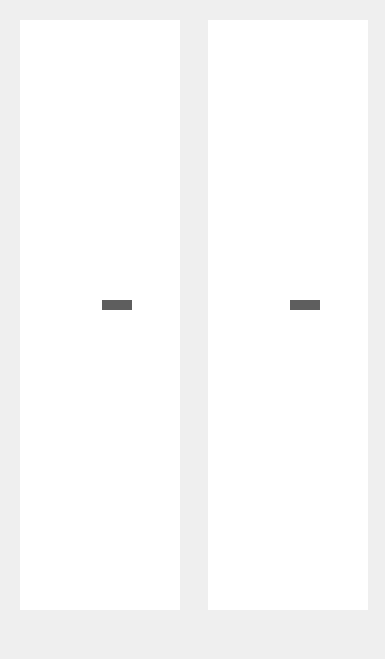
       <widget class="QWidget" name="widget_11">
        <widget class="QGroupBox" name="groupBox_26">
         <property name="geometry">
          <rect>
           <x>10</x>
           <y>0</y>
           <width>178</width>
           <height>650</height>
          </rect>
         </property>
         <property name="styleSheet">
          <string notr="true">border: 0px;</string>
         </property>
         <property name="title">
          <string/>
         </property>
         <widget class="QLabel" name="label_136">
          <property name="geometry">
           <rect>
            <x>21</x>
            <y>620</y>
            <width>132</width>
            <height>28</height>
           </rect>
          </property>
          <property name="styleSheet">
           <string notr="true">color: rgb(255, 255, 255);
border: 0px;
text-align: left;
font: 18px 'Roboto';</string>
          </property>
          <property name="text">
           <string/>
          </property>
          <property name="alignment">
           <set>Qt::AlignLeading|Qt::AlignLeft|Qt::AlignVCenter</set>
          </property>
         </widget>
         <widget class="MouseMoveFunction" name="mouseMoveFunction_2">
          <property name="geometry">
           <rect>
            <x>10</x>
            <y>20</y>
            <width>160</width>
            <height>590</height>
           </rect>
          </property>
          <property name="styleSheet">
           <string notr="true">border: 0px;</string>
          </property>
         </widget>
         <widget class="QLabel" name="label_138">
          <property name="geometry">
           <rect>
            <x>92</x>
            <y>300</y>
            <width>30</width>
            <height>10</height>
           </rect>
          </property>
          <property name="styleSheet">
           <string notr="true">background-color: rgb(94, 94, 94);
border: 0px;</string>
          </property>
          <property name="text">
           <string/>
          </property>
         </widget>
        </widget>
        <widget class="QGroupBox" name="groupBox_27">
         <property name="geometry">
          <rect>
           <x>198</x>
           <y>0</y>
           <width>178</width>
           <height>650</height>
          </rect>
         </property>
         <property name="styleSheet">
          <string notr="true">border: 0px;</string>
         </property>
         <property name="title">
          <string/>
         </property>
         <widget class="QLabel" name="label_137">
          <property name="geometry">
           <rect>
            <x>21</x>
            <y>620</y>
            <width>132</width>
            <height>28</height>
           </rect>
          </property>
          <property name="styleSheet">
           <string notr="true">color: rgb(255, 255, 255);
border: 0px;
text-align: left;
font: 18px 'Roboto';</string>
          </property>
          <property name="text">
           <string/>
          </property>
          <property name="alignment">
           <set>Qt::AlignLeading|Qt::AlignLeft|Qt::AlignVCenter</set>
          </property>
         </widget>
         <widget class="MouseMoveFunction" name="mouseMoveFunction_3">
          <property name="geometry">
           <rect>
            <x>10</x>
            <y>20</y>
            <width>160</width>
            <height>590</height>
           </rect>
          </property>
          <property name="styleSheet">
           <string notr="true">border: 0px;</string>
          </property>
         </widget>
         <widget class="QLabel" name="label_139">
          <property name="geometry">
           <rect>
            <x>92</x>
            <y>300</y>
            <width>30</width>
            <height>10</height>
           </rect>
          </property>
          <property name="styleSheet">
           <string notr="true">background-color: rgb(94, 94, 94);
border: 0px;</string>
          </property>
          <property name="text">
           <string/>
          </property>
         </widget>
        </widget>
       </widget>
